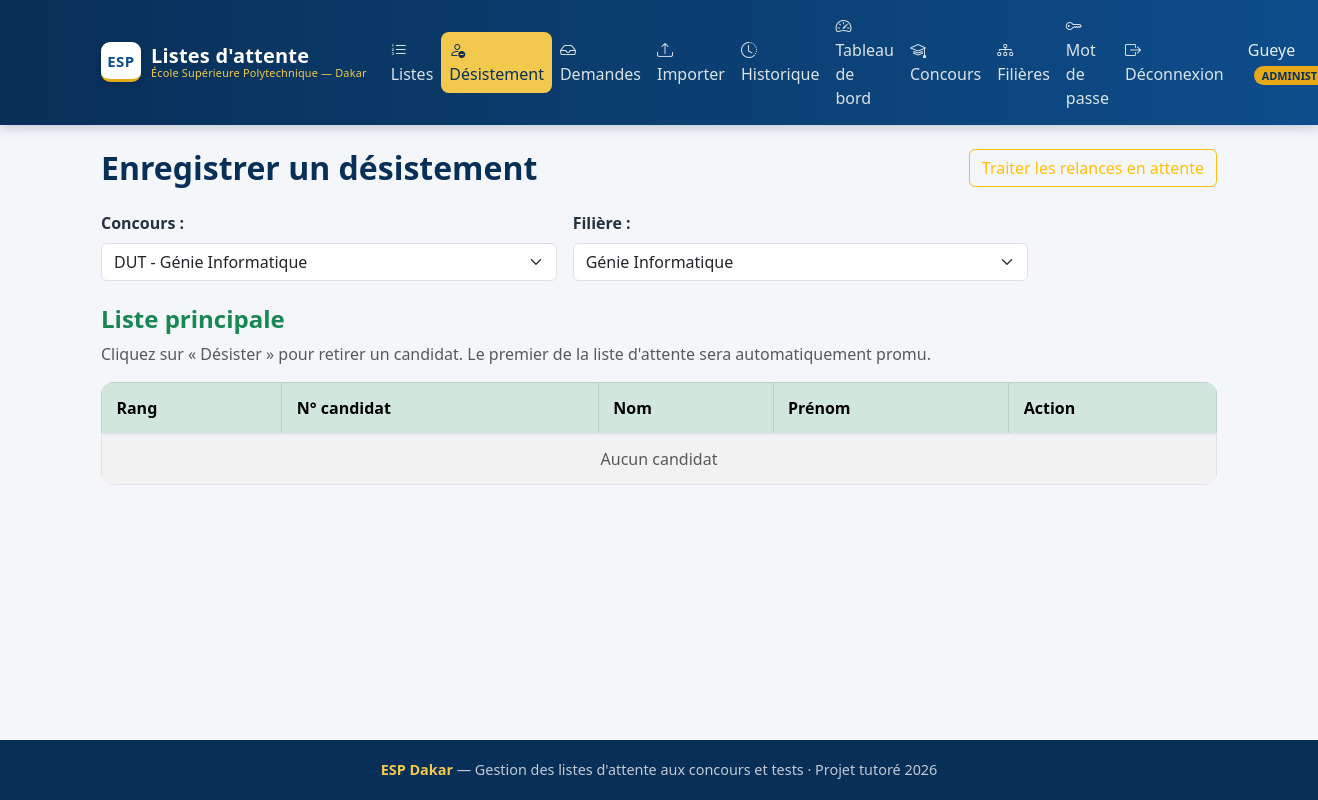
Page /pages/desistement.php (signed in) on the earlier database version.
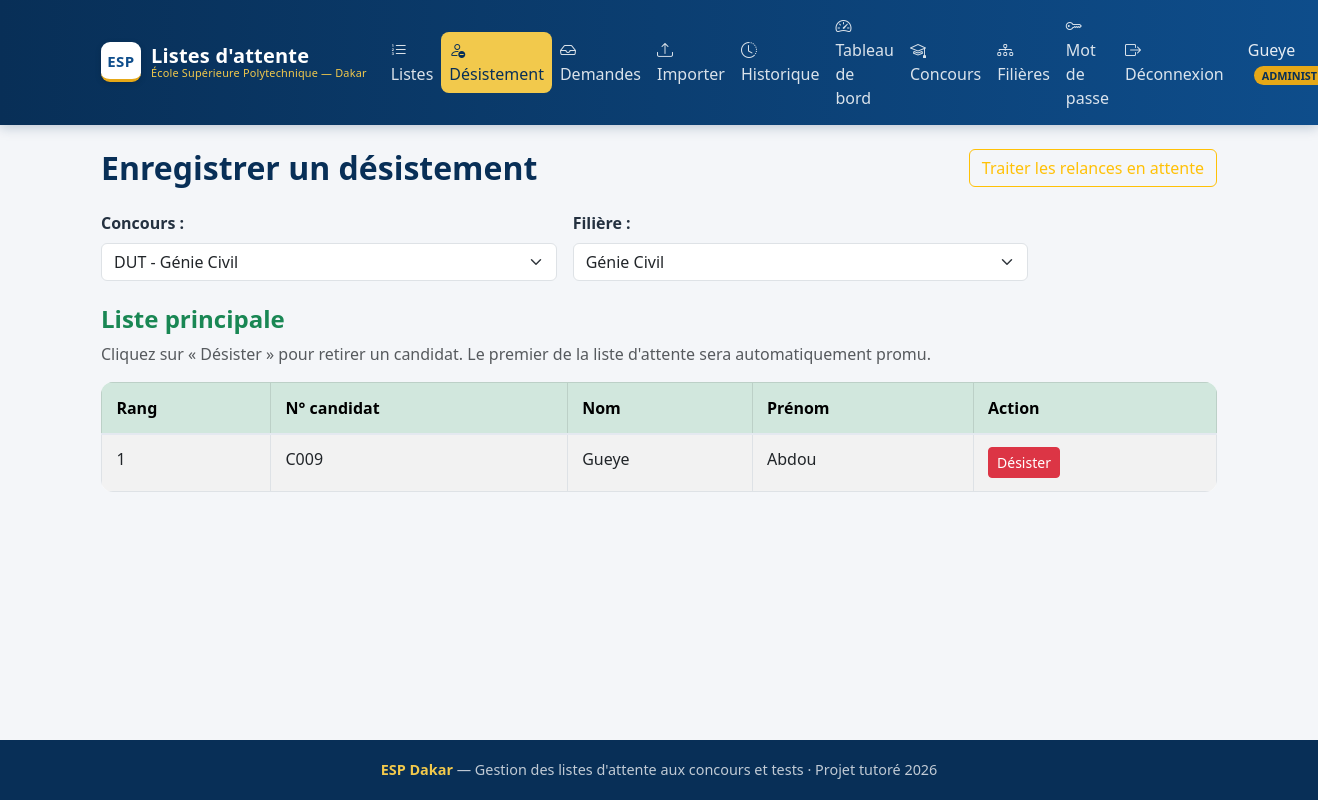
Same page on the later database version.
### tables this page shows
CREATE TABLE inscriptions (
    id INT AUTO_INCREMENT PRIMARY KEY,
    rang INT NOT NULL,
    date_inscription DATE NOT NULL,
    candidat_id INT,
    liste_id INT,
    FOREIGN KEY (candidat_id) REFERENCES utilisateurs(id),
    FOREIGN KEY (liste_id) REFERENCES listes(id)
);

CREATE TABLE utilisateurs (
    id INT AUTO_INCREMENT PRIMARY KEY,
    nom VARCHAR(100) NOT NULL,
    prenom VARCHAR(100) NOT NULL,
    email VARCHAR(150) NOT NULL UNIQUE,
    telephone VARCHAR(20),
    mot_de_passe VARCHAR(255) NOT NULL,
    role ENUM('administrateur', 'agent', 'candidat') NOT NULL,
    service VARCHAR(100),
    departement VARCHAR(100),
    numero_candidat VARCHAR(50),
    date_naissance DATE,
    date_creation TIMESTAMP DEFAULT CURRENT_TIMESTAMP
);

### pages/desistement.php (the view, shortened to what this page needs)
<?php
require '../includes/relances.php';
include '../includes/header.php';
$concours = $pdo->query("SELECT * FROM concours ORDER BY type, departement")->fetchAll();
$concoursChoisi = isset($_GET['concours']) ? (int) $_GET['concours'] : ($concours[0]['id'] ?? 0);
$reqFilieres = $pdo->prepare("SELECT * FROM filieres WHERE concours_id = ? ORDER BY nom");
$reqFilieres->execute([$concoursChoisi]);
$filieres = $reqFilieres->fetchAll();
$filiereChoisie = isset($_GET['filiere']) ? (int) $_GET['filiere'] : ($filieres[0]['id'] ?? 0);
$requete = $pdo->prepare("
    SELECT i.id AS inscription_id, i.rang, u.nom, u.prenom, u.numero_candidat
    FROM inscriptions i
    JOIN utilisateurs u ON i.candidat_id = u.id
    JOIN listes l ON i.liste_id = l.id
    WHERE l.filiere_id = ? AND l.type = 'principale'
    ORDER BY i.rang ASC
");
$requete->execute([$filiereChoisie]);
$principale = $requete->fetchAll();
?>
<div class="d-flex justify-content-between align-items-center mb-4">
    <h2 class="mb-0">Enregistrer un désistement</h2>
    <a href="desistement.php?action=relances&concours=<?= $concoursChoisi ?>&filiere=<?= $filiereChoisie ?>"
       class="btn btn-outline-warning"
       onclick="return confirm('Traiter maintenant les relances et expirations en attente ?')">
        Traiter les relances en attente
    </a>
</div>
<form method="GET" class="mb-4">
    <div class="row g-3">
        <div class="col-md-5">
            <label class="form-label fw-bold">Concours :</label>
            <select name="concours" class="form-select" onchange="this.form.submit()">
                <?php foreach ($concours as $c): ?>
                    <option value="<?= $c['id'] ?>" <?= ($c['id'] == $concoursChoisi) ? 'selected' : '' ?>>
                        <?= htmlspecialchars($c['type'] . ' - ' . $c['departement']) ?>
                    </option>
                <?php endforeach; ?>
            </select>
        </div>
        <div class="col-md-5">
            <label class="form-label fw-bold">Filière :</label>
            <select name="filiere" class="form-select" onchange="this.form.submit()">
                <?php foreach ($filieres as $f): ?>
                    <option value="<?= $f['id'] ?>" <?= ($f['id'] == $filiereChoisie) ? 'selected' : '' ?>>
                        <?= htmlspecialchars($f['nom']) ?>
                    </option>
                <?php endforeach; ?>
            </select>
        </div>
    </div>
</form>
<h4 class="text-success">Liste principale</h4>
<p class="text-muted">Cliquez sur « Désister » pour retirer un candidat. Le premier de la liste d'attente sera automatiquement promu.</p>
<table class="table table-striped table-bordered">
    <thead class="table-success">
        <tr><th>Rang</th><th>N° candidat</th><th>Nom</th><th>Prénom</th><th>Action</th></tr>
    </thead>
    <tbody>
        <?php if (count($principale) === 0): ?>
            <tr><td colspan="5" class="text-center text-muted">Aucun candidat</td></tr>
        <?php else: ?>
            <?php foreach ($principale as $c): ?>
                <tr>
                    <td><?= $c['rang'] ?></td>
                    <td><?= htmlspecialchars($c['numero_candidat']) ?></td>
                    <td><?= htmlspecialchars($c['nom']) ?></td>
                    <td><?= htmlspecialchars($c['prenom']) ?></td>
                    <td>
                        <a href="traiter_desistement.php?inscription=<?= $c['inscription_id'] ?>&filiere=<?= $filiereChoisie ?>&concours=<?= $concoursChoisi ?>"
                           class="btn btn-danger btn-sm"
                           onclick="return confirm('Confirmer le désistement de ce candidat ?')">
                            Désister
                        </a>
                    </td>
                </tr>
            <?php endforeach; ?>
        <?php endif; ?>
    </tbody>
</table>
<?php include '../includes/footer.php'; ?>

Differences in the rows shown:
added inscriptions: rang "1", candidat.numero_candidat "C009", candidat.nom "Gueye", candidat.prenom "Abdou"
Other differences:
form field concours: "DUT - Génie Informatique" → "DUT - Génie Civil"
form field filiere: "Génie Informatique" → "Génie Civil"
text no longer shown: "Aucun candidat"
